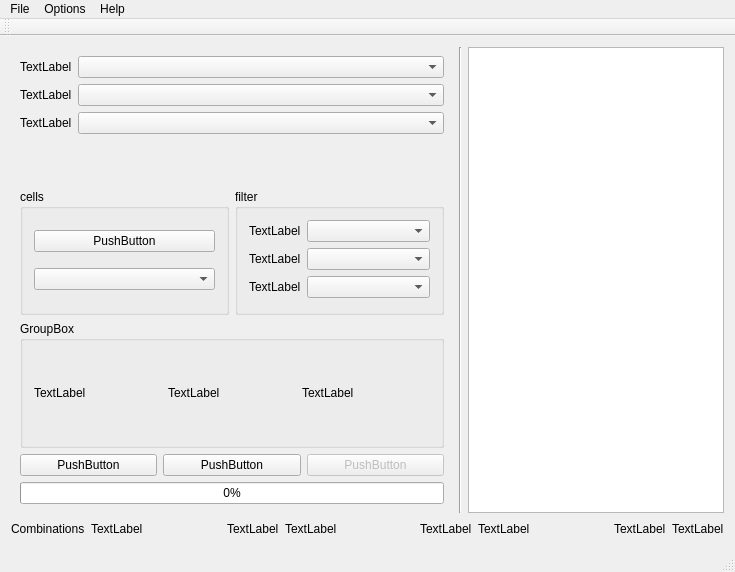
<?xml version="1.0" encoding="UTF-8"?>
<ui version="4.0">
 <class>MainWindow</class>
 <widget class="QMainWindow" name="MainWindow">
  <property name="geometry">
   <rect>
    <x>0</x>
    <y>0</y>
    <width>735</width>
    <height>572</height>
   </rect>
  </property>
  <property name="windowTitle">
   <string>ChaosSaber's Armour Set Search</string>
  </property>
  <widget class="QWidget" name="centralWidget">
   <layout class="QVBoxLayout" name="verticalLayout_3">
    <item>
     <layout class="QHBoxLayout" name="horizontalLayout_2">
      <item>
       <widget class="QWidget" name="widgetSearch" native="true">
        <layout class="QVBoxLayout" name="verticalLayout">
         <property name="sizeConstraint">
          <enum>QLayout::SetDefaultConstraint</enum>
         </property>
         <property name="leftMargin">
          <number>9</number>
         </property>
         <property name="topMargin">
          <number>9</number>
         </property>
         <property name="rightMargin">
          <number>9</number>
         </property>
         <property name="bottomMargin">
          <number>9</number>
         </property>
         <item>
          <layout class="QFormLayout" name="formLayout">
           <item row="0" column="0">
            <widget class="QLabel" name="labelWeaponType">
             <property name="text">
              <string>TextLabel</string>
             </property>
            </widget>
           </item>
           <item row="0" column="1">
            <widget class="QComboBox" name="comboBoxWeaponType"/>
           </item>
           <item row="1" column="0">
            <widget class="QLabel" name="labelTier">
             <property name="text">
              <string>TextLabel</string>
             </property>
            </widget>
           </item>
           <item row="1" column="1">
            <widget class="QComboBox" name="comboBoxTier"/>
           </item>
           <item row="2" column="0">
            <widget class="QLabel" name="labelWeaponElement">
             <property name="text">
              <string>TextLabel</string>
             </property>
            </widget>
           </item>
           <item row="2" column="1">
            <widget class="QComboBox" name="comboBoxWeaponElement"/>
           </item>
          </layout>
         </item>
         <item>
          <layout class="QHBoxLayout" name="horizontalLayout_4">
           <item>
            <widget class="QGroupBox" name="groupBoxCells">
             <property name="title">
              <string>cells</string>
             </property>
             <layout class="QVBoxLayout" name="verticalLayout_2">
              <item>
               <widget class="QPushButton" name="pushButtonOrganizeCells">
                <property name="text">
                 <string>PushButton</string>
                </property>
               </widget>
              </item>
              <item>
               <widget class="QComboBox" name="comboBoxCellUsage"/>
              </item>
             </layout>
            </widget>
           </item>
           <item>
            <widget class="QGroupBox" name="groupBox">
             <property name="title">
              <string>filter</string>
             </property>
             <layout class="QFormLayout" name="formLayout_2">
              <item row="0" column="0">
               <widget class="QLabel" name="labelFilterFreeCells">
                <property name="text">
                 <string>TextLabel</string>
                </property>
               </widget>
              </item>
              <item row="0" column="1">
               <widget class="QComboBox" name="comboBoxFilterFreeCells"/>
              </item>
              <item row="1" column="0">
               <widget class="QLabel" name="labelFilterWeapon">
                <property name="text">
                 <string>TextLabel</string>
                </property>
               </widget>
              </item>
              <item row="1" column="1">
               <widget class="QComboBox" name="comboBoxFilterWeapon"/>
              </item>
              <item row="2" column="0">
               <widget class="QLabel" name="labelFilterAdditionalSkills">
                <property name="text">
                 <string>TextLabel</string>
                </property>
               </widget>
              </item>
              <item row="2" column="1">
               <widget class="QComboBox" name="comboBoxFilterAdditionalSkills"/>
              </item>
             </layout>
            </widget>
           </item>
          </layout>
         </item>
         <item>
          <widget class="QGroupBox" name="groupBoxWantedSkills">
           <property name="title">
            <string>GroupBox</string>
           </property>
           <property name="flat">
            <bool>false</bool>
           </property>
           <layout class="QGridLayout" name="gridLayout">
            <item row="0" column="1">
             <widget class="QLabel" name="labelSkillName">
              <property name="text">
               <string>TextLabel</string>
              </property>
             </widget>
            </item>
            <item row="0" column="0">
             <widget class="QLabel" name="labelSkillTypeFilter">
              <property name="text">
               <string>TextLabel</string>
              </property>
             </widget>
            </item>
            <item row="0" column="2">
             <widget class="QLabel" name="labelSkillLevel">
              <property name="text">
               <string>TextLabel</string>
              </property>
             </widget>
            </item>
           </layout>
          </widget>
         </item>
         <item>
          <layout class="QHBoxLayout" name="horizontalLayout">
           <item>
            <widget class="QPushButton" name="pushButtonSearch">
             <property name="text">
              <string>PushButton</string>
             </property>
            </widget>
           </item>
           <item>
            <widget class="QPushButton" name="pushButtonAdvancedSearch">
             <property name="enabled">
              <bool>true</bool>
             </property>
             <property name="text">
              <string>PushButton</string>
             </property>
            </widget>
           </item>
           <item>
            <widget class="QPushButton" name="pushButtonCancel">
             <property name="enabled">
              <bool>false</bool>
             </property>
             <property name="text">
              <string>PushButton</string>
             </property>
            </widget>
           </item>
          </layout>
         </item>
         <item>
          <widget class="QProgressBar" name="progressBarSearch">
           <property name="value">
            <number>0</number>
           </property>
          </widget>
         </item>
        </layout>
       </widget>
      </item>
      <item>
       <widget class="Line" name="line">
        <property name="orientation">
         <enum>Qt::Vertical</enum>
        </property>
       </widget>
      </item>
      <item>
       <widget class="QListWidget" name="listWidgetArmourSets">
        <property name="sizePolicy">
         <sizepolicy hsizetype="Minimum" vsizetype="Expanding">
          <horstretch>0</horstretch>
          <verstretch>0</verstretch>
         </sizepolicy>
        </property>
        <property name="horizontalScrollBarPolicy">
         <enum>Qt::ScrollBarAlwaysOff</enum>
        </property>
       </widget>
      </item>
     </layout>
    </item>
    <item>
     <layout class="QHBoxLayout" name="horizontalLayout_3">
      <item>
       <widget class="QLabel" name="labelCombinations">
        <property name="text">
         <string>Combinations</string>
        </property>
       </widget>
      </item>
      <item>
       <widget class="QLabel" name="labelCombinationsValue">
        <property name="text">
         <string>TextLabel</string>
        </property>
       </widget>
      </item>
      <item>
       <spacer name="horizontalSpacer">
        <property name="orientation">
         <enum>Qt::Horizontal</enum>
        </property>
        <property name="sizeHint" stdset="0">
         <size>
          <width>40</width>
          <height>20</height>
         </size>
        </property>
       </spacer>
      </item>
      <item>
       <widget class="QLabel" name="labelFoundSets">
        <property name="text">
         <string>TextLabel</string>
        </property>
       </widget>
      </item>
      <item>
       <widget class="QLabel" name="labelFoundSetsValue">
        <property name="text">
         <string>TextLabel</string>
        </property>
       </widget>
      </item>
      <item>
       <spacer name="horizontalSpacer_2">
        <property name="orientation">
         <enum>Qt::Horizontal</enum>
        </property>
        <property name="sizeHint" stdset="0">
         <size>
          <width>40</width>
          <height>20</height>
         </size>
        </property>
       </spacer>
      </item>
      <item>
       <widget class="QLabel" name="labelSearchTime">
        <property name="text">
         <string>TextLabel</string>
        </property>
       </widget>
      </item>
      <item>
       <widget class="QLabel" name="labelSearchTimeValue">
        <property name="text">
         <string>TextLabel</string>
        </property>
       </widget>
      </item>
      <item>
       <spacer name="horizontalSpacer_3">
        <property name="orientation">
         <enum>Qt::Horizontal</enum>
        </property>
        <property name="sizeHint" stdset="0">
         <size>
          <width>40</width>
          <height>20</height>
         </size>
        </property>
       </spacer>
      </item>
      <item>
       <widget class="QLabel" name="labelSearchesPerSecond">
        <property name="text">
         <string>TextLabel</string>
        </property>
       </widget>
      </item>
      <item>
       <widget class="QLabel" name="labelSearchesPerSecondValue">
        <property name="text">
         <string>TextLabel</string>
        </property>
       </widget>
      </item>
     </layout>
    </item>
   </layout>
  </widget>
  <widget class="QToolBar" name="mainToolBar">
   <attribute name="toolBarArea">
    <enum>TopToolBarArea</enum>
   </attribute>
   <attribute name="toolBarBreak">
    <bool>false</bool>
   </attribute>
  </widget>
  <widget class="QStatusBar" name="statusBar"/>
  <widget class="QMenuBar" name="menuBar">
   <property name="geometry">
    <rect>
     <x>0</x>
     <y>0</y>
     <width>735</width>
     <height>21</height>
    </rect>
   </property>
   <widget class="QMenu" name="menuOptions">
    <property name="title">
     <string>Options</string>
    </property>
    <widget class="QMenu" name="menuNumberOfResults">
     <property name="title">
      <string>Number of Results</string>
     </property>
     <addaction name="actionResults10"/>
     <addaction name="actionResults100"/>
     <addaction name="actionResults1000"/>
    </widget>
    <widget class="QMenu" name="menuLanguage">
     <property name="title">
      <string>Language</string>
     </property>
    </widget>
    <addaction name="menuNumberOfResults"/>
    <addaction name="menuLanguage"/>
    <addaction name="separator"/>
    <addaction name="actionClearSkills"/>
    <addaction name="separator"/>
    <addaction name="actionUseLowerTierArmour"/>
   </widget>
   <widget class="QMenu" name="menuFile">
    <property name="title">
     <string>File</string>
    </property>
    <addaction name="actionSaveSearch"/>
    <addaction name="actionLoadSearch"/>
   </widget>
   <widget class="QMenu" name="menuHelp">
    <property name="title">
     <string>Help</string>
    </property>
    <addaction name="actionAboutQt"/>
    <addaction name="actionAbout"/>
   </widget>
   <addaction name="menuFile"/>
   <addaction name="menuOptions"/>
   <addaction name="menuHelp"/>
  </widget>
  <action name="actionResults10">
   <property name="checkable">
    <bool>true</bool>
   </property>
   <property name="checked">
    <bool>false</bool>
   </property>
   <property name="text">
    <string>10</string>
   </property>
  </action>
  <action name="actionResults100">
   <property name="checkable">
    <bool>true</bool>
   </property>
   <property name="text">
    <string>100</string>
   </property>
  </action>
  <action name="actionResults1000">
   <property name="checkable">
    <bool>true</bool>
   </property>
   <property name="text">
    <string>1000</string>
   </property>
  </action>
  <action name="actionSaveSearch">
   <property name="enabled">
    <bool>true</bool>
   </property>
   <property name="text">
    <string>Save search</string>
   </property>
  </action>
  <action name="actionLoadSearch">
   <property name="enabled">
    <bool>true</bool>
   </property>
   <property name="text">
    <string>Load search</string>
   </property>
  </action>
  <action name="actionEnglish">
   <property name="text">
    <string>English</string>
   </property>
  </action>
  <action name="actionAboutQt">
   <property name="text">
    <string>About Qt</string>
   </property>
  </action>
  <action name="actionAbout">
   <property name="text">
    <string>About</string>
   </property>
  </action>
  <action name="actionUpdates">
   <property name="text">
    <string>get Updates</string>
   </property>
  </action>
  <action name="actionClearSkills">
   <property name="text">
    <string>clear Skill search</string>
   </property>
  </action>
  <action name="actionUseLowerTierArmour">
   <property name="checkable">
    <bool>true</bool>
   </property>
   <property name="checked">
    <bool>true</bool>
   </property>
   <property name="text">
    <string>use lower Tier armor</string>
   </property>
  </action>
  <action name="actionDownloadNewestData">
   <property name="text">
    <string>Download newest Data</string>
   </property>
  </action>
  <action name="actionCheckForUpdates">
   <property name="text">
    <string>Check for updates</string>
   </property>
  </action>
  <action name="actionPreferences">
   <property name="text">
    <string>Preferences</string>
   </property>
  </action>
 </widget>
 <layoutdefault spacing="6" margin="11"/>
 <resources/>
 <connections/>
</ui>
